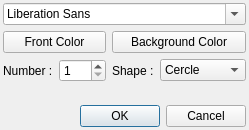
<?xml version="1.0" encoding="UTF-8"?>
<ui version="4.0">
 <class>EditTagDialog</class>
 <widget class="QDialog" name="EditTagDialog">
  <property name="geometry">
   <rect>
    <x>0</x>
    <y>0</y>
    <width>238</width>
    <height>130</height>
   </rect>
  </property>
  <property name="windowTitle">
   <string>Editing Tag</string>
  </property>
  <layout class="QVBoxLayout" name="verticalLayout">
   <property name="margin">
    <number>3</number>
   </property>
   <item>
    <layout class="QGridLayout" name="gridLayout">
     <item row="0" column="0" colspan="4">
      <widget class="QFontComboBox" name="fontCB">
       <property name="currentFont">
        <font>
         <family>Arial</family>
        </font>
       </property>
      </widget>
     </item>
     <item row="1" column="0" colspan="2">
      <widget class="QPushButton" name="frontColorPB">
       <property name="text">
        <string>Front Color</string>
       </property>
      </widget>
     </item>
     <item row="1" column="2" colspan="2">
      <widget class="QPushButton" name="backgroundColorPB">
       <property name="text">
        <string>Background Color</string>
       </property>
      </widget>
     </item>
     <item row="2" column="0">
      <widget class="QLabel" name="numberL">
       <property name="text">
        <string>Number :</string>
       </property>
      </widget>
     </item>
     <item row="2" column="1">
      <widget class="QSpinBox" name="numberSB">
       <property name="sizePolicy">
        <sizepolicy hsizetype="Expanding" vsizetype="Fixed">
         <horstretch>0</horstretch>
         <verstretch>0</verstretch>
        </sizepolicy>
       </property>
       <property name="minimum">
        <number>1</number>
       </property>
       <property name="maximum">
        <number>999</number>
       </property>
      </widget>
     </item>
     <item row="2" column="2">
      <widget class="QLabel" name="shapeL">
       <property name="text">
        <string>Shape :</string>
       </property>
      </widget>
     </item>
     <item row="2" column="3">
      <widget class="QComboBox" name="shapeCB">
       <property name="sizePolicy">
        <sizepolicy hsizetype="Expanding" vsizetype="Fixed">
         <horstretch>0</horstretch>
         <verstretch>0</verstretch>
        </sizepolicy>
       </property>
       <item>
        <property name="text">
         <string>Cercle</string>
        </property>
       </item>
       <item>
        <property name="text">
         <string>Diamond</string>
        </property>
       </item>
       <item>
        <property name="text">
         <string>Rectangle</string>
        </property>
       </item>
       <item>
        <property name="text">
         <string>Square</string>
        </property>
       </item>
       <item>
        <property name="text">
         <string>Tirangle</string>
        </property>
       </item>
       <item>
        <property name="text">
         <string>Triangle2</string>
        </property>
       </item>
      </widget>
     </item>
    </layout>
   </item>
   <item>
    <spacer name="verticalSpacer">
     <property name="orientation">
      <enum>Qt::Vertical</enum>
     </property>
     <property name="sizeHint" stdset="0">
      <size>
       <width>20</width>
       <height>40</height>
      </size>
     </property>
    </spacer>
   </item>
   <item>
    <widget class="QDialogButtonBox" name="buttonBox">
     <property name="orientation">
      <enum>Qt::Horizontal</enum>
     </property>
     <property name="standardButtons">
      <set>QDialogButtonBox::Cancel|QDialogButtonBox::Ok</set>
     </property>
    </widget>
   </item>
  </layout>
 </widget>
 <resources/>
 <connections>
  <connection>
   <sender>buttonBox</sender>
   <signal>accepted()</signal>
   <receiver>EditTagDialog</receiver>
   <slot>accept()</slot>
   <hints>
    <hint type="sourcelabel">
     <x>248</x>
     <y>254</y>
    </hint>
    <hint type="destinationlabel">
     <x>157</x>
     <y>274</y>
    </hint>
   </hints>
  </connection>
  <connection>
   <sender>buttonBox</sender>
   <signal>rejected()</signal>
   <receiver>EditTagDialog</receiver>
   <slot>reject()</slot>
   <hints>
    <hint type="sourcelabel">
     <x>316</x>
     <y>260</y>
    </hint>
    <hint type="destinationlabel">
     <x>286</x>
     <y>274</y>
    </hint>
   </hints>
  </connection>
 </connections>
</ui>
